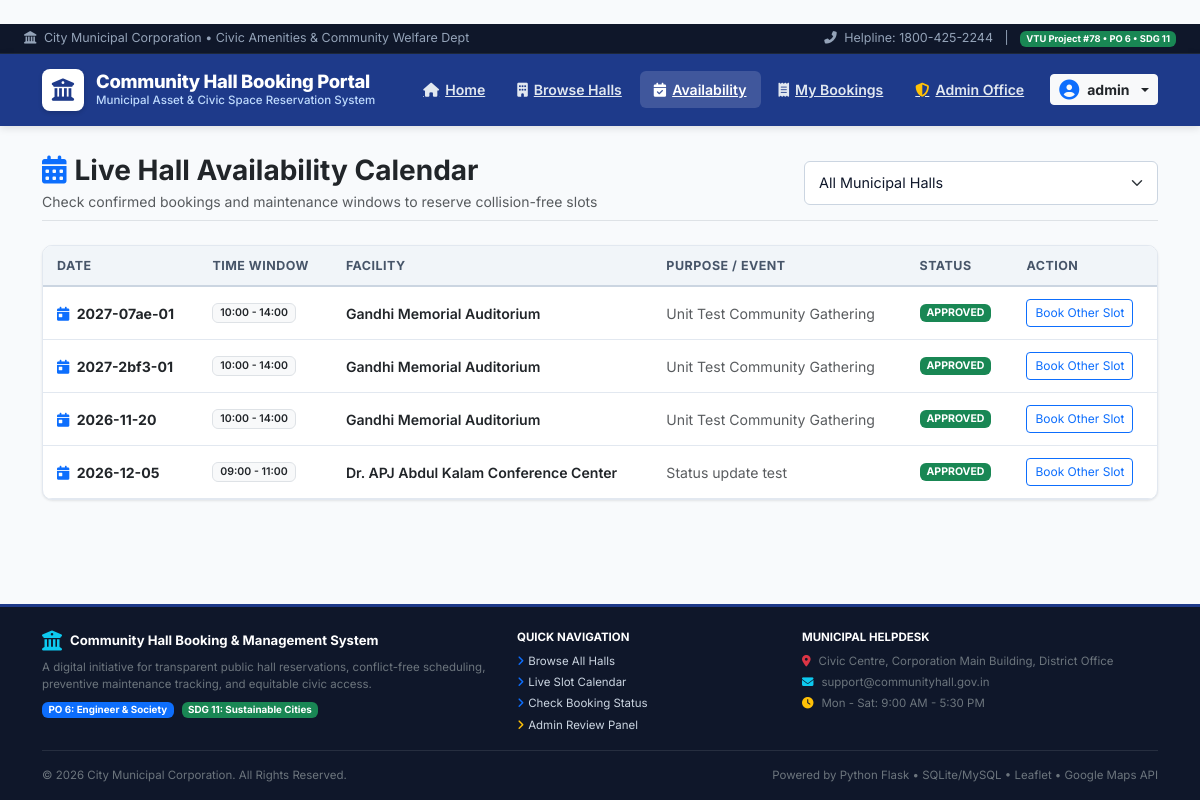
Screenshot of /availability (signed in) with the database file from the repository.
### tables this page shows
CREATE TABLE bookings (
    id INTEGER PRIMARY KEY AUTOINCREMENT,
    booking_ref VARCHAR(20) NOT NULL UNIQUE,
    hall_id INTEGER NOT NULL,
    user_id INTEGER,
    username VARCHAR(50) NOT NULL,
    email VARCHAR(100) NOT NULL,
    booking_date VARCHAR(20) NOT NULL,
    start_time VARCHAR(10) NOT NULL,
    end_time VARCHAR(10) NOT NULL,
    purpose TEXT NOT NULL,
    attendees INTEGER NOT NULL,
    special_requirements TEXT,
    hours REAL NOT NULL,
    total_cost REAL NOT NULL,
    status VARCHAR(20) DEFAULT 'pending',
    reject_reason TEXT,
    created_at TIMESTAMP DEFAULT CURRENT_TIMESTAMP,
    FOREIGN KEY (hall_id) REFERENCES halls(id),
    FOREIGN KEY (user_id) REFERENCES users(id)
);

CREATE TABLE halls (
    id INTEGER PRIMARY KEY AUTOINCREMENT,
    name VARCHAR(100) NOT NULL,
    capacity INTEGER NOT NULL,
    amenities TEXT,
    price_per_hour REAL NOT NULL,
    description TEXT,
    location VARCHAR(100) DEFAULT 'Civic Center, Block 4',
    image_tag VARCHAR(50) DEFAULT 'auditorium',
    status VARCHAR(20) DEFAULT 'available'
, latitude REAL DEFAULT 12.9716, longitude REAL DEFAULT 77.5946, address TEXT DEFAULT '', image_url TEXT DEFAULT '');

### app.py (the view)
@app.route("/availability")
@login_required
def availability():
    all_halls = db.get_all_halls()
    selected_hall = request.args.get("hall_id", type=int)
    all_bookings = db.get_all_bookings()
    if selected_hall:
        display_bookings = [b for b in all_bookings if b["hall_id"] == selected_hall and b["status"] in ["approved", "pending"]]
    else:
        display_bookings = [b for b in all_bookings if b["status"] in ["approved", "pending"]]
    return render_template(
        "availability.html",
        halls=all_halls,
        selected_hall=selected_hall,
        bookings=display_bookings
    )

### app.py (called while the page is built)
def login_required(f):
    @wraps(f)
    def decorated(*args, **kwargs):
        if "loggedin" not in session:
            flash("Please sign in to access this page.", "warning")
            return redirect(url_for("login"))
        return f(*args, **kwargs)
    return decorated

### db.py (called while the page is built)
def get_connection():
    conn = sqlite3.connect(DB_PATH)
    conn.row_factory = sqlite3.Row
    return conn

def get_all_halls():
    conn = get_connection()
    halls = conn.execute("SELECT * FROM halls ORDER BY id ASC").fetchall()
    conn.close()
    return [dict(h) for h in halls]

def get_all_bookings():
    conn = get_connection()
    bookings = conn.execute("""
        SELECT b.*, h.name as hall_name, h.location as hall_location, h.latitude, h.longitude
        FROM bookings b
        JOIN halls h ON b.hall_id = h.id
        ORDER BY b.created_at DESC
    """, ()).fetchall()
    conn.close()
    return [dict(b) for b in bookings]

### templates/availability.html (shortened to what this page needs)
﻿{% extends "base.html" %}
{% block content %}
<div class="d-flex flex-wrap justify-content-between align-items-center mb-4 pb-2 border-bottom">
    <div>
        <h3 class="fw-bold text-dark mb-1"><i class="fas fa-calendar-alt text-primary me-2"></i>Live Hall Availability Calendar</h3>
        <p class="text-muted small mb-0">Check confirmed bookings and maintenance windows to reserve collision-free slots</p>
    </div>
    <div class="mt-2 mt-md-0">
        <form method="GET" action="/availability" class="d-flex align-items-center gap-2">
            <select name="hall_id" class="form-select form-control-civic" onchange="this.form.submit()">
                <option value="">All Municipal Halls</option>
            </select>
        </form>
    </div>
</div>
<div class="civic-card p-0 overflow-hidden">
    <div class="table-responsive">
        <table class="table-civic">
            <thead>
                <tr>
                    <th>Date</th>
                    <th>Time Window</th>
                    <th>Facility</th>
                    <th>Purpose / Event</th>
                    <th>Status</th>
                    <th>Action</th>
                </tr>
            </thead>
            <tbody>
                {% if bookings %}
                    {% for b in bookings %}
                    <tr>
                        <td class="fw-bold text-dark">
                            <i class="fas fa-calendar-day text-primary me-1"></i> {{ b.booking_date }}
                        </td>
                        <td>
                            <span class="badge bg-light text-dark border fw-semibold">
                                {{ b.start_time }} - {{ b.end_time }}
                            </span>
                        </td>
                        <td class="fw-semibold text-dark">{{ b.hall_name }}</td>
                        <td class="small text-muted">{{ b.purpose }}</td>
                        <td>
                            <span class="badge {% if b.status == 'approved' %}bg-success{% else %}bg-warning text-dark{% endif %} text-uppercase">
                                {{ b.status }}
                            </span>
                        </td>
                        <td>
                            <a href="/book/{{ b.hall_id }}" class="btn btn-sm btn-outline-primary" style="font-size:0.75rem;">
                                Book Other Slot
                            </a>
                        </td>
                    </tr>
                    {% endfor %}
                {% endif %}
            </tbody>
        </table>
    </div>
</div>
{% endblock %}

### templates/base.html (style rules this page uses)
:root { --civic-navy: #1e3a8a; --civic-blue: #2563eb; --civic-dark: #0f172a; --civic-bg: #f8fafc; --civic-card-bg: #ffffff; --civic-border: #e2e8f0; --civic-text: #1e293b; --civic-muted: #64748b; --civic-accent: #0284c7; }
* { margin: 0; padding: 0; box-sizing: border-box; }
body { font-family: 'Inter', -apple-system, BlinkMacSystemFont, "Segoe UI", Roboto, sans-serif; background-color: var(--civic-bg); color: var(--civic-text); min-height: 100vh; display: flex; flex-direction: column; }
.civic-card { background: var(--civic-card-bg); border: 1px solid var(--civic-border); border-radius: 10px; box-shadow: 0 1px 3px rgba(0,0,0,0.06), 0 1px 2px rgba(0,0,0,0.04); padding: 24px; margin-bottom: 24px; transition: box-shadow 0.2s; }
.form-control-civic { border: 1px solid #cbd5e1; border-radius: 6px; padding: 10px 14px; font-size: 0.9rem; color: #0f172a; background-color: #ffffff; }
.table-civic { width: 100%; border-collapse: collapse; }
.table-civic th { background: #f1f5f9; color: #475569; font-size: 0.78rem; font-weight: 700; text-transform: uppercase; letter-spacing: 0.5px; padding: 12px 14px; border-bottom: 2px solid #cbd5e1; }
.table-civic td { padding: 12px 14px; border-bottom: 1px solid #e2e8f0; font-size: 0.88rem; vertical-align: middle; }

### rows the page displays
bookings: booking_date "2027-07ae-01", start_time "10:00", end_time "14:00", hall_name "Gandhi Memorial Auditorium", purpose "Unit Test Community Gathering", status "APPROVED"
bookings: booking_date "2027-2bf3-01", start_time "10:00", end_time "14:00", hall_name "Gandhi Memorial Auditorium", purpose "Unit Test Community Gathering", status "APPROVED"
bookings: booking_date "2026-11-20", start_time "10:00", end_time "14:00", hall_name "Gandhi Memorial Auditorium", purpose "Unit Test Community Gathering", status "APPROVED"
bookings: booking_date "2026-12-05", start_time "09:00", end_time "11:00", hall_name "Dr. APJ Abdul Kalam Conference Center", purpose "Status update test", status "APPROVED"

### other values shown
{{ session.get('username', 'Account') }} "admin"
